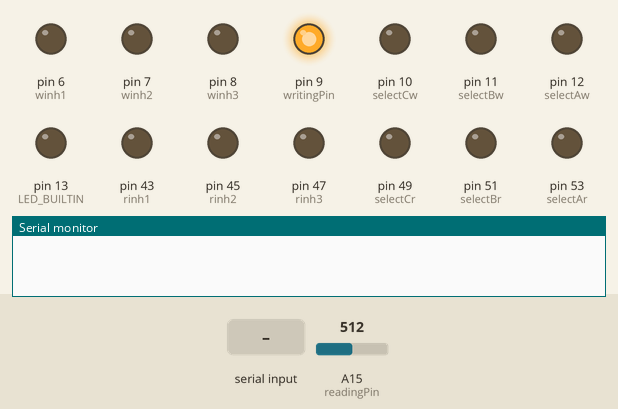
A sketch run on a simulated Arduino Mega 2560, built with avr-gcc and run on an emulated ATmega2560. On the bench: output pins drawn as LEDs (lit = HIGH), the last lines printed to the serial monitor. The inputs (shaded band) are chosen by the test bench; at power-on: A15 (readingPin) = 512.

Above: at 1.2 s.
1.3 s: "ok\n" received over Serial
At 2.0 s:
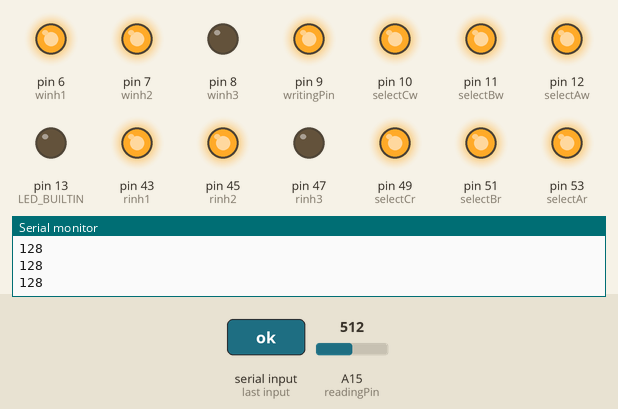
2.9 s: "ok\n" received over Serial
At 4.4 s:
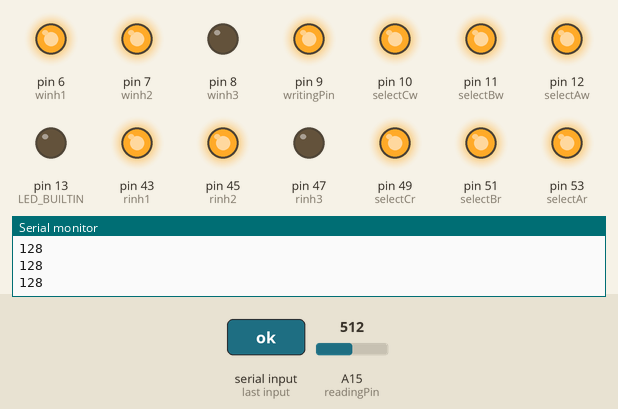
Timing chart, 0 to 5.9 s (numbered marks = the images above; inputs shaded):
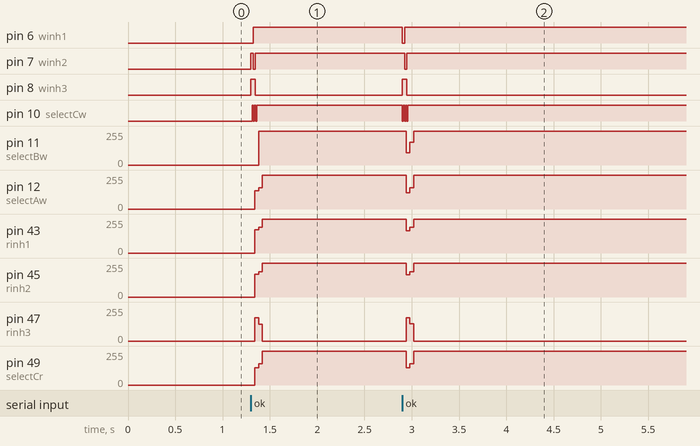

The sketch:

arduino_read_data.ino
```cpp
// select reading channel pins
#define selectAr 53
#define selectBr 51
#define selectCr 49

// select writing channel pins
#define selectAw 12
#define selectBw 11
#define selectCw 10

//analog reading pin
#define readingPin A15

//writing pin
#define writingPin 9

// matrix size
#define rowNum 24
#define colNum 24

// inhibit pins
#define winh1 6
#define winh2 7
#define winh3 8

#define rinh1 43
#define rinh2 45
#define rinh3 47

// array storing matrix readings
int touch_list[rowNum][colNum];

String  message = "";

void setup() {
  pinMode(LED_BUILTIN, OUTPUT);
  Serial.begin(115200);

  pinMode(selectAr, OUTPUT);
  pinMode(selectBr, OUTPUT);
  pinMode(selectCr, OUTPUT);

  pinMode(selectAw, OUTPUT);
  pinMode(selectBw, OUTPUT);
  pinMode(selectCw, OUTPUT);

  pinMode(writingPin, OUTPUT);
  digitalWrite(writingPin, HIGH);

  pinMode(winh1, OUTPUT);
  pinMode(winh2, OUTPUT);
  pinMode(winh3, OUTPUT);
  pinMode(rinh1, OUTPUT);
  pinMode(rinh2, OUTPUT);
  pinMode(rinh3, OUTPUT);

  for (int i = 0; i < rowNum; i++)
  {
    for (int j = 0; j < colNum; j++)
    {
      touch_list[i][j] = 255;
    }
  }
}

void loop() {
//  printArray(touch_list);
//  readValues();
//  delay(1000);


  if (Serial.available() > 0)
  {
    message = Serial.readStringUntil('\n');
    if (message == "ok")
    {
      readValues();
      sendValues();
      message = "done";
//      Serial.println("ok");
    }
  }
}

void printArray( const int a[][colNum]) {
   // loop through array's rows
   for ( int i = 0; i < rowNum; i++ ) {
      // loop through columns of current row
      for ( int j = 0; j < colNum; j++ ){
        Serial.print(a[ i ][ j ]);
        Serial.print(", ");
      }
      Serial.println (" ") ; // start new line of output
   }
   Serial.println (" ") ; // space between outputs
}

void sendValues()
{
  for (int i = 0; i < rowNum; i++)
  {
    for (int j = 0; j < colNum; j++)
    {
      Serial.println(touch_list[i][j]);
    }
  }
}

void readValues()
{
  for (int i = 0; i < rowNum; i++)
  {
    if (i == 0)
    {
      digitalWrite(winh1, LOW);
      digitalWrite(winh2, HIGH);
      digitalWrite(winh3, HIGH);
    }
    else if (i == 8)
     {
       digitalWrite(winh1, HIGH);
       digitalWrite(winh2, LOW);
       digitalWrite(winh3, HIGH);
     }
    else if (i == 16)
     {
       digitalWrite(winh1, HIGH);
       digitalWrite(winh2, HIGH);
       digitalWrite(winh3, LOW);
     }

    if (i >= 16)
    {
      select_write_channel(i-16);
    }
    else if (i >= 8)
    {
      select_write_channel(i-8);
    }
    else  select_write_channel(i);

    for (int j = 0; j < colNum; j++)
    {
      if (j == 0)
      {
        digitalWrite(rinh1, LOW);
        digitalWrite(rinh2, HIGH);
        digitalWrite(rinh3, HIGH);
      }
      else if (j == 8)
       {
         digitalWrite(rinh1, HIGH);
         digitalWrite(rinh2, LOW);
         digitalWrite(rinh3, HIGH);
       }
      else if (j == 16)
       {
         digitalWrite(rinh1, HIGH);
         digitalWrite(rinh2, HIGH);
         digitalWrite(rinh3, LOW);
       }

      if (j >= 16)
      {
        select_read_channel(j-16);
      }
      else if (j >= 8)
      {
        select_read_channel(j-8);
      }
      else select_read_channel(j);

      touch_list[i][j] = analogRead(readingPin) / 4;
    }
  }
}

void select_write_channel(byte channel)
{
    switch (channel)
    {
      case 0:
        digitalWrite(selectAw, LOW);
        digitalWrite(selectBw, LOW);
        digitalWrite(selectCw, LOW);
        break;
      case 1:
        digitalWrite(selectAw, HIGH);
        digitalWrite(selectBw, LOW);
        digitalWrite(selectCw, LOW);
        break;
      case  2:
        digitalWrite(selectAw, LOW);
        digitalWrite(selectBw, HIGH);
        digitalWrite(selectCw, LOW);
        break;
      case  3:
        digitalWrite(selectAw, HIGH);
        digitalWrite(selectBw, HIGH);
        digitalWrite(selectCw, LOW);
        break;
      case  4:
        digitalWrite(selectAw, LOW);
        digitalWrite(selectBw, LOW);
        digitalWrite(selectCw, HIGH);
        break;
      case 5:
        digitalWrite(selectAw, HIGH);
        digitalWrite(selectBw, LOW);
        digitalWrite(selectCw, HIGH);
        break;
      case 6:
        digitalWrite(selectAw, LOW);
        digitalWrite(selectBw, HIGH);
        digitalWrite(selectCw, HIGH);
        break;
      case 7:
        digitalWrite(selectAw, HIGH);
        digitalWrite(selectBw, HIGH);
        digitalWrite(selectCw, HIGH);
        break;
      default:
       break;
    }
}

void select_read_channel(byte channel)
{
    switch (channel)
    {
      case 0:
        digitalWrite(selectAr, LOW);
        digitalWrite(selectBr, LOW);
        digitalWrite(selectCr, LOW);
        break;
      case 1:
        digitalWrite(selectAr, HIGH);
        digitalWrite(selectBr, LOW);
        digitalWrite(selectCr, LOW);
        break;
      case  2:
        digitalWrite(selectAr, LOW);
        digitalWrite(selectBr, HIGH);
        digitalWrite(selectCr, LOW);
        break;
      case  3:
        digitalWrite(selectAr, HIGH);
        digitalWrite(selectBr, HIGH);
        digitalWrite(selectCr, LOW);
        break;
      case  4:
        digitalWrite(selectAr, LOW);
        digitalWrite(selectBr, LOW);
        digitalWrite(selectCr, HIGH);
        break;
      case 5:
        digitalWrite(selectAr, HIGH);
        digitalWrite(selectBr, LOW);
        digitalWrite(selectCr, HIGH);
        break;
      case 6:
        digitalWrite(selectAr, LOW);
        digitalWrite(selectBr, HIGH);
        digitalWrite(selectCr, HIGH);
        break;
      case 7:
        digitalWrite(selectAr, HIGH);
        digitalWrite(selectBr, HIGH);
        digitalWrite(selectCr, HIGH);
        break;
      default:
        break;
    }
}
```

Measured:
- after the input at 1.3 s, pin 6 (winh1): LOW → HIGH at once; pin 7 (winh2): LOW → HIGH at once, → LOW 0.02 s later, → HIGH 0.02 s later
- after the input at 2.9 s, pin 6 (winh1), pin 7 (winh2): HIGH → LOW at once, → HIGH 0.02 s later
